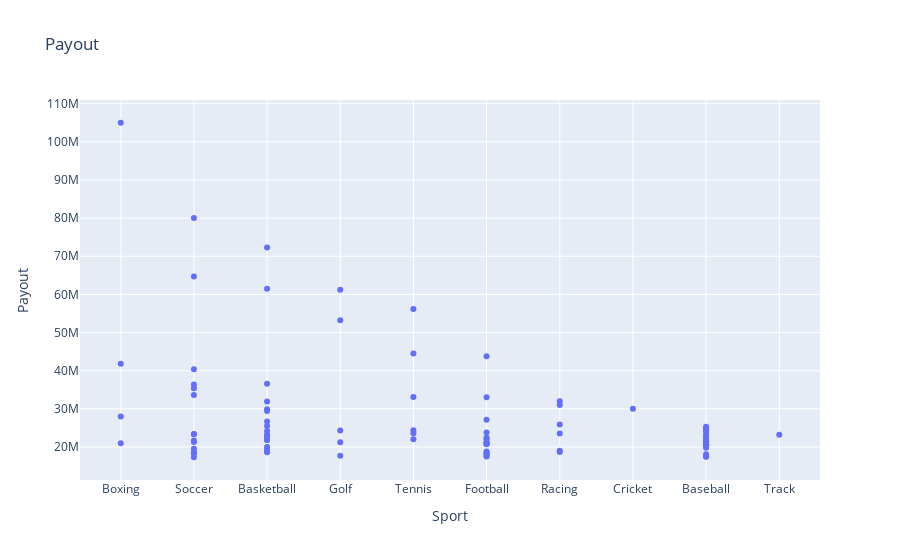

The notebook cell this image was saved under:
### Code cell
fig = px.scatter(dfs, x="Sport", y="Payout",title="Payout",labels={"Payout" : "Payout"})
fig.show()

### Figure 1 — Plotly figure (JSON) as saved in the notebook; plotly's stock layout.template omitted (floating-point values rounded to 4 significant figures)
{"data": [{"hovertemplate": "Sport=%{x}<br>Payout=%{y}<extra></extra>", "legendgroup": "", "marker": {"color": "#636efa", "symbol": "circle"}, "mode": "markers", "name": "", "orientation": "v", "showlegend": false, "type": "scatter", "x": ["Boxing", "Soccer", "Basketball", "Soccer", "Basketball", "Golf", "Tennis", "Golf", "Tennis", "Football", "Boxing", "Soccer", "Basketball", "Soccer", "Soccer", "Soccer", "Tennis", "Football", "Racing", "Basketball", "Racing", "Cricket", "Basketball", "Basketball", "Boxing", "Football", "Basketball", "Racing", "Basketball", "Baseball", "Baseball", "Baseball", "Baseball", "Tennis", "Baseball", "Golf", "Basketball", "Baseball", "Baseball", "Football", "Tennis", "Racing", "Soccer", "Soccer", "Track", "Basketball", "Basketball", "Baseball", "Baseball", "Baseball", "Baseball", "Basketball", "Football", "Baseball", "Football", "Tennis", "Basketball", "Basketball", "Soccer", "Baseball", "Baseball", "Football", "Soccer", "Golf", "Baseball", "Boxing", "Football", "Football", "Football", "Baseball", "Football", "Baseball", "Baseball", "Baseball", "Baseball", "Baseball", "Baseball", "Baseball", "Basketball", "Baseball", "Soccer", "Basketball", "Racing", "Football", "Basketball", "Soccer", "Racing", "Basketball", "Football", "Soccer", "Football", "Soccer", "Baseball", "Football", "Golf", "Football", "Football", "Baseball", "Baseball", "Soccer"], "xaxis": "x", "y": [105000000, 80000000, 72300000, 64700000, 61500000, 61200000, 56200000, 53200000, 44500000, 43800000, 41800000, 40400000, 36600000, 36400000, 35400000, 33600000, 33100000, 33000000, 32000000, 31900000, 31000000, 30000000, 29900000, 29400000, 28000000, 27100000, 26700000, 25900000, 25500000, 25300000, 24800000, 24600000, 24500000, 24400000, 24300000, 24300000, 24200000, 24200000, 23900000, 23800000, 23600000, 23500000, 23400000, 23300000, 23200000, 23200000, 23000000, 22900000, 22900000, 22700000, 22600000, 22500000, 22400000, 22400000, 22000000, 22000000, 21800000, 21800000, 21700000, 21500000, 21500000, 21400000, 21300000, 21200000, 21100000, 21000000, 21000000, 21000000, 20800000, 20700000, 20700000, 20700000, 20600000, 20500000, 20400000, 20400000, 20300000, 20300000, 20000000, 19800000, 19500000, 19200000, 19000000, 18800000, 18800000, 18700000, 18700000, 18600000, 18500000, 18500000, 18400000, 18300000, 18100000, 18000000, 17700000, 17600000, 17500000, 17500000, 17400000, 17300000], "yaxis": "y"}], "layout": {"legend": {"tracegroupgap": 0}, "title": {"text": "Payout"}, "xaxis": {"anchor": "y", "domain": [0, 1], "title": {"text": "Sport"}}, "yaxis": {"anchor": "x", "domain": [0, 1], "title": {"text": "Payout"}}}}
